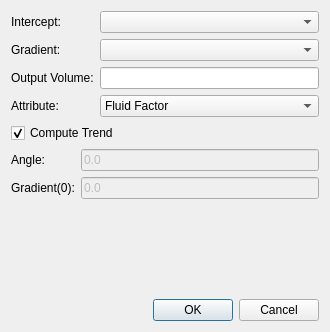
<?xml version="1.0" encoding="UTF-8"?>
<ui version="4.0">
 <class>TrendBasedAttributeGridsDialog</class>
 <widget class="QDialog" name="TrendBasedAttributeGridsDialog">
  <property name="geometry">
   <rect>
    <x>0</x>
    <y>0</y>
    <width>330</width>
    <height>332</height>
   </rect>
  </property>
  <property name="windowTitle">
   <string>Trend Based Attributes</string>
  </property>
  <layout class="QVBoxLayout" name="verticalLayout">
   <item>
    <layout class="QGridLayout" name="gridLayout">
     <item row="0" column="0">
      <widget class="QLabel" name="label_2">
       <property name="text">
        <string>Intercept:</string>
       </property>
      </widget>
     </item>
     <item row="0" column="1">
      <widget class="QComboBox" name="cbIntercept">
       <property name="minimumSize">
        <size>
         <width>200</width>
         <height>0</height>
        </size>
       </property>
      </widget>
     </item>
     <item row="1" column="0">
      <widget class="QLabel" name="label_3">
       <property name="text">
        <string>Gradient:</string>
       </property>
      </widget>
     </item>
     <item row="1" column="1">
      <widget class="QComboBox" name="cbGradient"/>
     </item>
     <item row="2" column="0">
      <widget class="QLabel" name="label_6">
       <property name="text">
        <string>Output Volume:</string>
       </property>
      </widget>
     </item>
     <item row="2" column="1">
      <widget class="QLineEdit" name="leOutput"/>
     </item>
     <item row="3" column="0">
      <widget class="QLabel" name="label">
       <property name="text">
        <string>Attribute:</string>
       </property>
      </widget>
     </item>
     <item row="3" column="1">
      <widget class="QComboBox" name="cbType">
       <item>
        <property name="text">
         <string>Fluid Factor</string>
        </property>
       </item>
       <item>
        <property name="text">
         <string>Lithology Factor</string>
        </property>
       </item>
       <item>
        <property name="text">
         <string>Porosity Factor</string>
        </property>
       </item>
       <item>
        <property name="text">
         <string>AVO Class</string>
        </property>
       </item>
      </widget>
     </item>
    </layout>
   </item>
   <item>
    <layout class="QGridLayout" name="gridLayout_2">
     <item row="0" column="0" colspan="2">
      <widget class="QCheckBox" name="cbComputeTrend">
       <property name="text">
        <string>Compute Trend</string>
       </property>
       <property name="checked">
        <bool>true</bool>
       </property>
      </widget>
     </item>
     <item row="1" column="0">
      <widget class="QLabel" name="label_4">
       <property name="text">
        <string>Angle:</string>
       </property>
      </widget>
     </item>
     <item row="1" column="1">
      <widget class="QLineEdit" name="leTrendAngle">
       <property name="enabled">
        <bool>false</bool>
       </property>
       <property name="text">
        <string>0.0</string>
       </property>
      </widget>
     </item>
     <item row="2" column="0">
      <widget class="QLabel" name="label_5">
       <property name="text">
        <string>Gradient(0):</string>
       </property>
      </widget>
     </item>
     <item row="2" column="1">
      <widget class="QLineEdit" name="leTrendIntercept">
       <property name="enabled">
        <bool>false</bool>
       </property>
       <property name="text">
        <string>0.0</string>
       </property>
      </widget>
     </item>
    </layout>
   </item>
   <item>
    <spacer name="verticalSpacer">
     <property name="orientation">
      <enum>Qt::Vertical</enum>
     </property>
     <property name="sizeHint" stdset="0">
      <size>
       <width>20</width>
       <height>40</height>
      </size>
     </property>
    </spacer>
   </item>
   <item>
    <widget class="QDialogButtonBox" name="buttonBox">
     <property name="orientation">
      <enum>Qt::Horizontal</enum>
     </property>
     <property name="standardButtons">
      <set>QDialogButtonBox::Cancel|QDialogButtonBox::Ok</set>
     </property>
    </widget>
   </item>
  </layout>
 </widget>
 <resources/>
 <connections>
  <connection>
   <sender>buttonBox</sender>
   <signal>accepted()</signal>
   <receiver>TrendBasedAttributeGridsDialog</receiver>
   <slot>accept()</slot>
   <hints>
    <hint type="sourcelabel">
     <x>248</x>
     <y>254</y>
    </hint>
    <hint type="destinationlabel">
     <x>157</x>
     <y>274</y>
    </hint>
   </hints>
  </connection>
  <connection>
   <sender>buttonBox</sender>
   <signal>rejected()</signal>
   <receiver>TrendBasedAttributeGridsDialog</receiver>
   <slot>reject()</slot>
   <hints>
    <hint type="sourcelabel">
     <x>316</x>
     <y>260</y>
    </hint>
    <hint type="destinationlabel">
     <x>286</x>
     <y>274</y>
    </hint>
   </hints>
  </connection>
  <connection>
   <sender>cbComputeTrend</sender>
   <signal>toggled(bool)</signal>
   <receiver>leTrendAngle</receiver>
   <slot>setDisabled(bool)</slot>
   <hints>
    <hint type="sourcelabel">
     <x>111</x>
     <y>131</y>
    </hint>
    <hint type="destinationlabel">
     <x>134</x>
     <y>166</y>
    </hint>
   </hints>
  </connection>
  <connection>
   <sender>cbComputeTrend</sender>
   <signal>toggled(bool)</signal>
   <receiver>leTrendIntercept</receiver>
   <slot>setDisabled(bool)</slot>
   <hints>
    <hint type="sourcelabel">
     <x>127</x>
     <y>133</y>
    </hint>
    <hint type="destinationlabel">
     <x>170</x>
     <y>205</y>
    </hint>
   </hints>
  </connection>
 </connections>
</ui>
